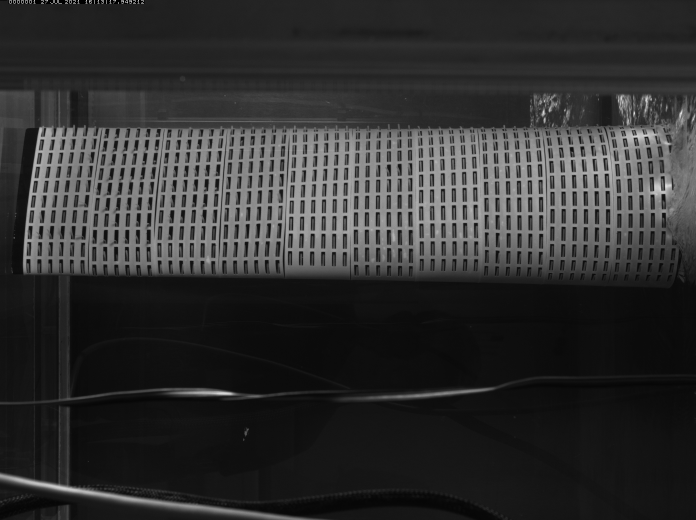
#> input picture data/im0001.tiff, 1392 x 1040 px, found by its file name (shown at 1/2 size)
$ jupyter execute --allow-errors img_processing.ipynb   (shell and % lines are left out)
#> lines starting #> are read from the running program, lines starting #| are printed output that depends on the picture; after the words box and inside, x2 and y2 are one past the last pixel; in counts of white or black regions, pixels touching at a corner belong together
# Image processing

Goal: from an image of an airfoil, generate sub-images of all tufts visible on the foil.

## 0. Setup

[cell 1]
import numpy as np
from scipy import ndimage
from scipy.signal import convolve2d
import matplotlib.pyplot as plt
from PIL import Image, ImageOps

We start by testing out the display of images using the imported libraries.

[cell 2]
# Test out .tiff image display
#src = 'data/im0000_noflow.tiff'
src = 'data/im0001.tiff'

img = np.array(Image.open(src)).astype('float32')
plt.figure(figsize=(20,8))
plt.imshow(img)

## 1. Preliminary processing

The first step in isolating every tuft is cropping the image so the wing is prominently displayed. This ensures no other parts of the image produce noise or undesired outputs during the isolation process.

[cell 3]
def rescale_image(img):
    """Rescale the image's grayscale values to the 0-1 range"""
    maxval = np.max(img)
    minval = np.min(img)
    return (img - minval)/(maxval - minval)

[cell 4]
def show_wing(img, cmap='gray'):
    plt.figure(figsize=(20, 8))
    plt.imshow(img, cmap=cmap)

[cell 5]
wing_img = img[245:575, 30:-20]
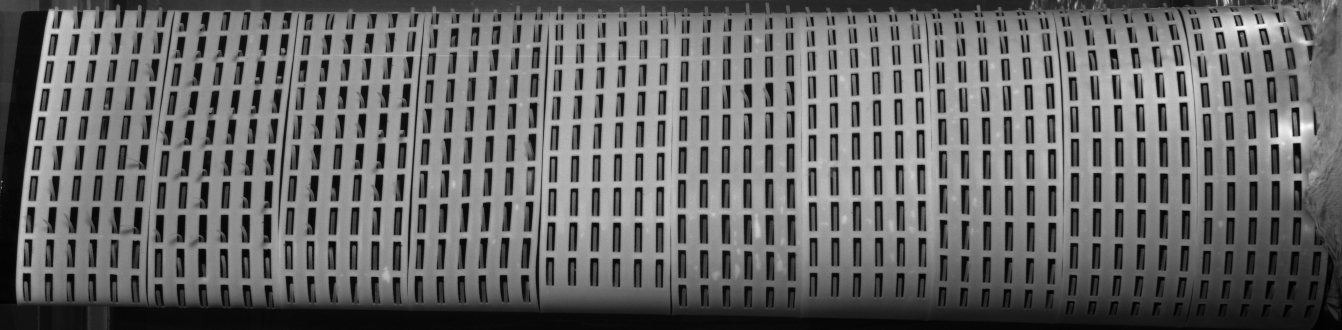
#> wing_img: shape (330, 1342) float32; min 2380, max 57512, mean 24906; drawn with min black and max white

# We also rescale the values in the image to be able to
# work with the more common 0-1 range
wing_img = rescale_image(wing_img)
#> in rescale_image, `maxval = np.max(img)`: maxval = 57512
#> in rescale_image, `minval = np.min(img)`: minval = 2380

print('Rescaled image to [{}; {}] range.'.format(np.min(wing_img), np.max(wing_img)))
#| Rescaled image to [0.0; 1.0] range.

show_wing(wing_img)

[cell 6]
neg_img = 1 - wing_img.copy()
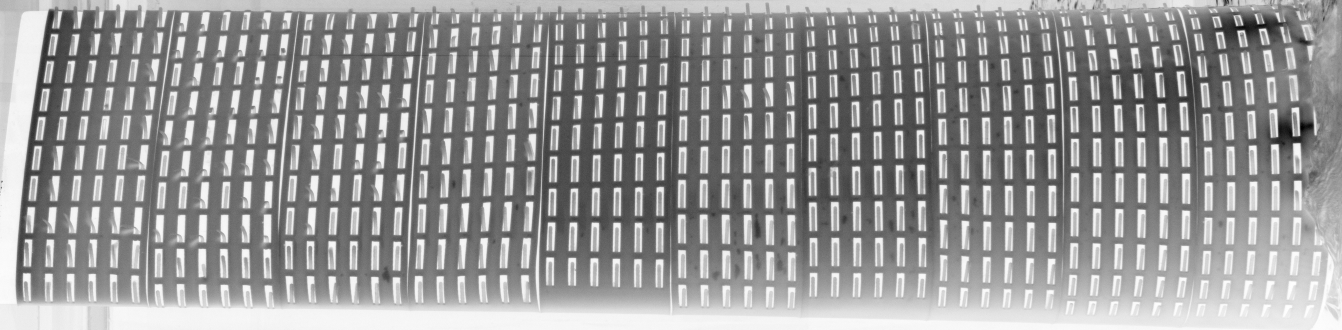
#> neg_img: shape (330, 1342) float32; min 0, max 1, mean 0.591

th_size = (10,10)

neg_img = ndimage.white_tophat(neg_img, size=th_size)
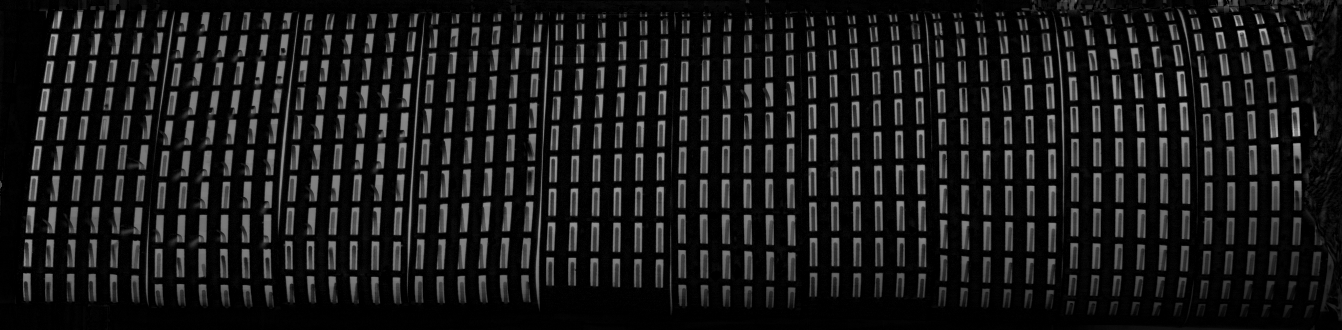
#> neg_img: shape (330, 1342) float32; min 0, max 0.772, mean 0.1

show_wing(neg_img)

[cell 7]
def separate(img, factor):
#> called with factor = 6
    result = img.copy()
    result = ((img + 0.1)*(img - 1.1)) ** factor
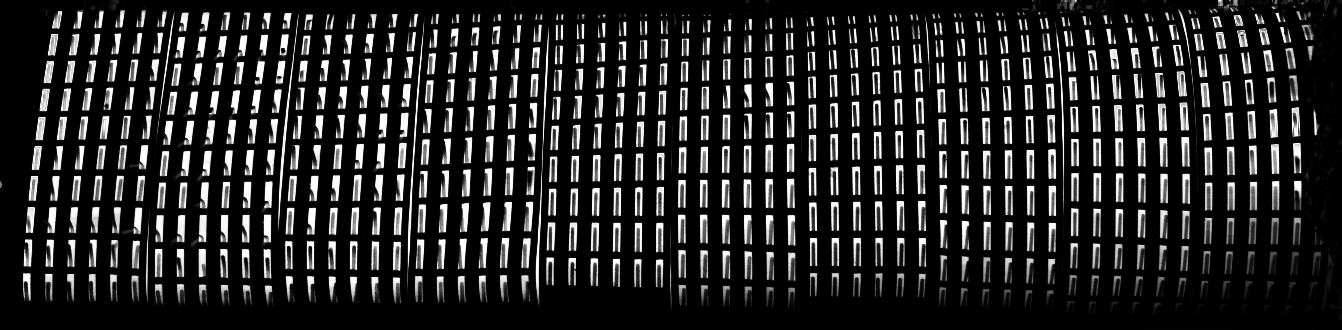
#> result: shape (330, 1342) float32; min 1.77e-06, max 0.00218, mean 0.000335; drawn with min black and max white
    return np.abs(rescale_image(result))

[cell 8]
separated = separate(neg_img, 6)

show_wing(separated)

[cell 9]
def threshold(img, thresh):
#> called with thresh = 0.05
    result = img.copy()
    idx = result >= thresh
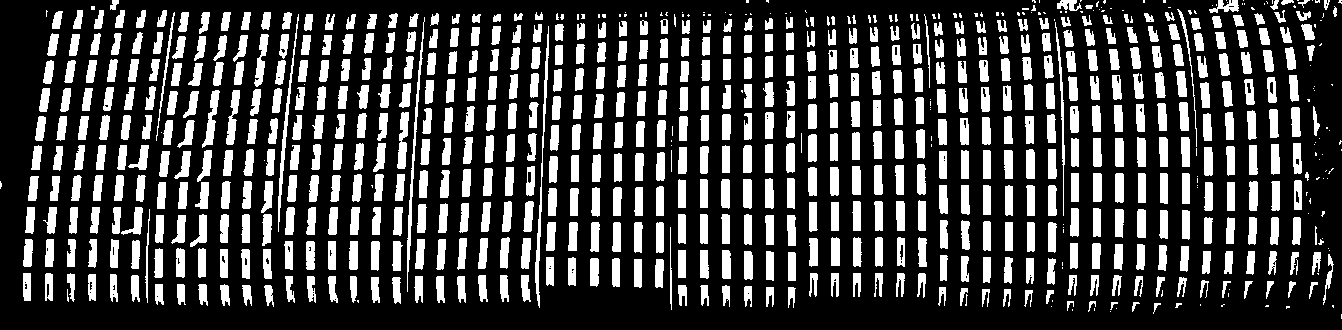
#> idx: shape (330, 1342) bool; 25.9% white; 783 white regions (167 under 20 px), largest, box (x1, y1, x2, y2) and area: (535, 26, 549, 308) 706, (407, 17, 425, 292) 674, (278, 14, 299, 232) 579
    result[idx] = 1
    result[~idx] = 0

    return result

[cell 10]
thresh = threshold(separated, 0.05)

show_wing(thresh)

[cell 11]
def extract_blobs(img, radius, ratio_threshold):
#> called with radius = 2, ratio_threshold = 0.35
    result = img.copy()
    total = ((2*radius + 1) ** 2) - 1
    for x in range(radius, len(img) - radius):
        for y in range(radius, len(img[0]) - radius):
            center = 1 if img[x, y] == 1 else 0
            n_white = np.count_nonzero(
                img[x-radius:x+radius, y-radius:y+radius]) - center
            r = n_white/total
            result[x, y] = 1 if r >= ratio_threshold else 0
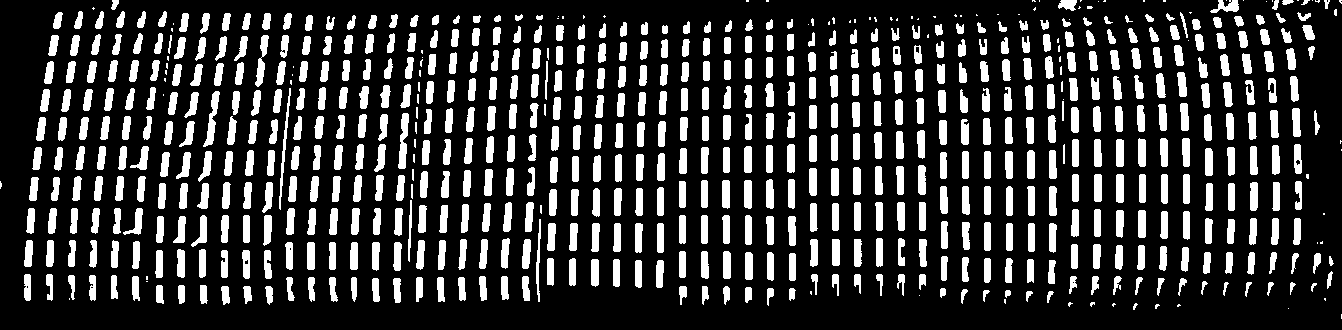
#> result: shape (330, 1342) float32; values 0 (black) and 1 (white), 21.2% white; 700 white regions (95 under 20 px), largest, box (x1, y1, x2, y2) and area: (398, 113, 409, 169) 374, (203, 91, 220, 147) 367, (255, 35, 269, 87) 318

    return result

[cell 12]
blobs = extract_blobs(thresh, 2, 0.35)

show_wing(blobs)

[cell 13]
coord_comb = [(-1, -1), (-1,  0), (-1,  1),
              ( 0, -1),           ( 0,  1),
              ( 1, -1), ( 1,  0), ( 1,  1)]

[cell 14]
def coordinates_are_valid(img, coords):
    x, y = coords
    return (x >= 0 and x < len(img) and y >= 0 and y < len(img[0]))

[cell 15]
# [12 lines left out: function get_blob_pixels, not called in this run]

[cell 16]
def get_blob_extremes(pixel_set):
    x_vals, y_vals = zip(*list(pixel_set))
    return np.min(x_vals), np.max(x_vals), np.min(y_vals), np.max(y_vals)

[cell 17]
def clean_blob(img, pixel_set):
    img[tuple(zip(*list(pixel_set)))] = 0

[cell 18]
import pandas as pd

[cell 19]
padding = 1

min_aspect_ratio = 1
max_aspect_ratio = 6

min_area = 50
max_area = 600

# [31 lines left out: function blob_processor, not called in this run]

[cell 20]
# [16 lines left out: function create_dataframe, not called in this run]

#> (a cell that did not finish here is left out)

[cell 22]
# [9 lines left out: function recomp_img, not called in this run]

[cell 23]
from scipy import stats

scalar_values = ['mean_pos_x', 'mean_pos_y', 'dim_x', 'dim_y']

#> (the rest of this cell did not finish here and is left out)

[cell 24]
def pipeline(img):
    img = img.copy()

    # Crop
    img = img[245:575, 30:-20]

    # Rescale
    img = rescale_image(img)

    wing_base = img.copy()

    # Apply tophat transformation
    img = 1 - img
    th_size = (10, 10)
    img = ndimage.white_tophat(img, size=th_size)

    # Better separate values
    img = separate(img, 6)

    # Treshold image
    img = threshold(img, 0.1)
#> call 2 of threshold, with thresh = 0.1
#> in threshold (call 2), `idx = result >= thresh`:
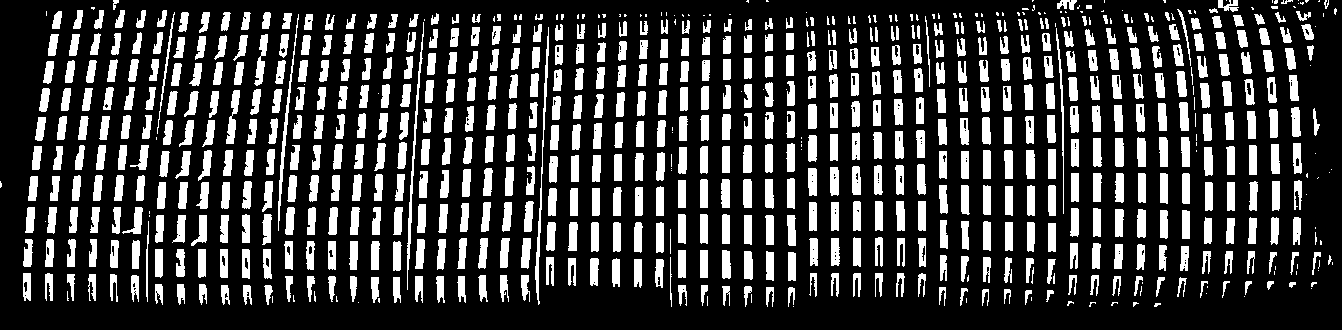
#> idx: shape (330, 1342) bool; 23.6% white; 765 white regions (153 under 20 px), largest, box (x1, y1, x2, y2) and area: (535, 27, 549, 305) 628, (407, 22, 424, 290) 601, (278, 14, 299, 231) 522

    # Extract blobs
    img = extract_blobs(img, 2, 0.35)
#> call 2 of extract_blobs, with radius = 2, ratio_threshold = 0.35
#> after the loop in extract_blobs (call 2), `for x in range(radius, len(img) - radius):`:
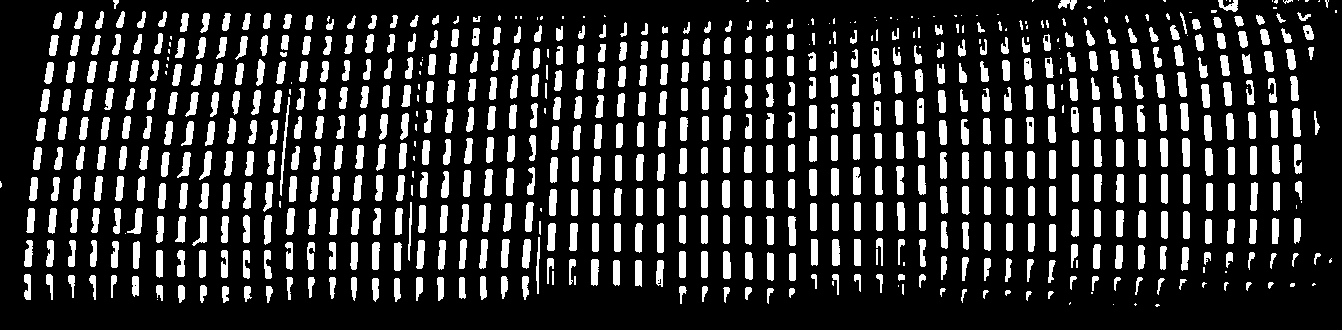
#> result: shape (330, 1342) float32; values 0 (black) and 1 (white), 18.8% white; 704 white regions (115 under 20 px), largest, box (x1, y1, x2, y2) and area: (280, 97, 290, 196) 234, (744, 180, 752, 208) 218, (1116, 139, 1124, 167) 217
